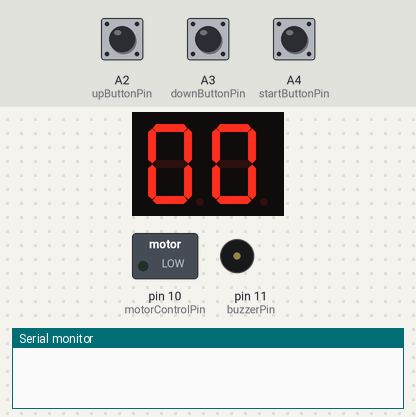
This sketch was run on a simulated Arduino Uno, built with avr-gcc and run on an emulated ATmega328P. Parts: 2-digit seven-segment display, switched loads named in the sketch (green lamp = pin HIGH), buzzer (waves = sounding, pin HIGH), the last lines printed to the serial monitor. Wiring (inferred from the names in the program): 2-digit 7-segment display, segments lit when HIGH: segments pin 2, pin 3, pin 4, pin 5, pin 6, pin 7, pin 8, pin 9; digit selects A0, A1. Dashed ring = blinking. The inputs (shaded band) are chosen by the test bench; at power-on: A4 (startButtonPin) HIGH, A2 (upButtonPin) HIGH, A3 (downButtonPin) HIGH. EEPROM starts erased; the segment pins are drawn as the display they are named for; pins used as bus, display or sensor lines are not drawn.

Above: at 1.8 s.
1.9 s: A4 (startButtonPin) pulled LOW for 1 s
At 4.1 s:
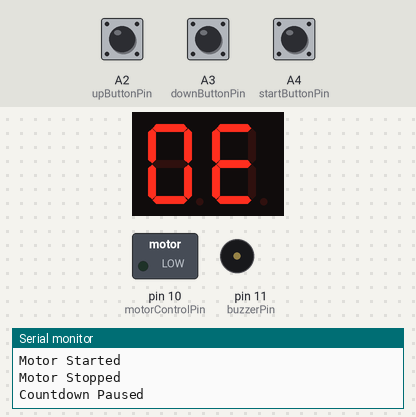
4.4 s: A2 (upButtonPin) pulled LOW for 0.15 s
At 5.7 s:
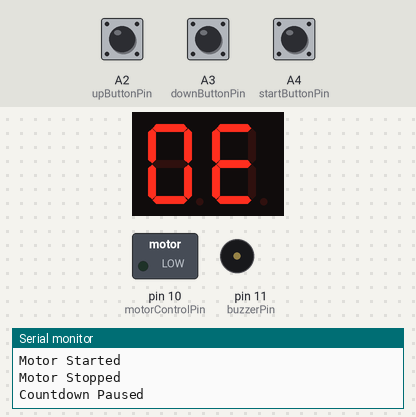
6.0 s: A4 (startButtonPin) pulled LOW for 0.15 s
At 7.4 s:
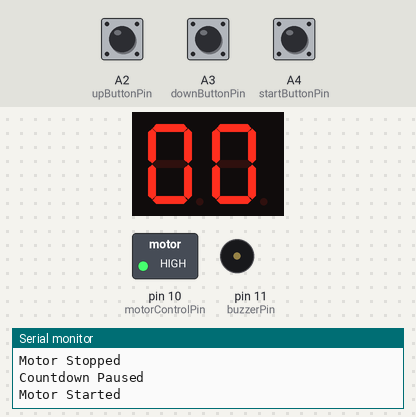
7.6 s: A2 (upButtonPin) pulled LOW for 1 s
9.2 s: A4 (startButtonPin) pulled LOW for 3.2 s
At 10.9 s:
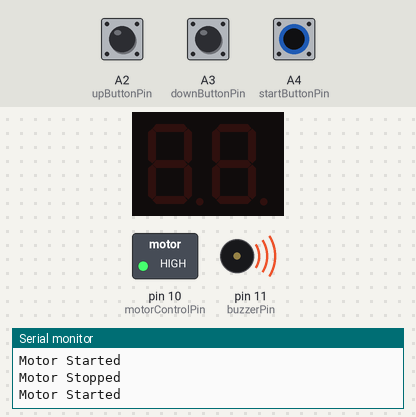
13.9 s: A3 (downButtonPin) pulled LOW for 1 s
At 15.3 s:
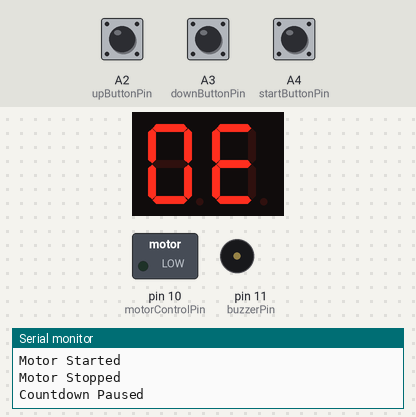
Timing chart, 0 to 16.9 s (numbered marks = the images above; inputs shaded):
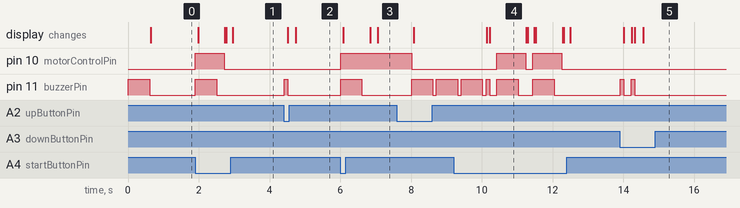

The sketch:

withe_CC.ino
```cpp
#include <EEPROM.h>  // إضافة مكتبة EEPROM

// تعريف منافذ التوصيل للشاشة 7-segment
byte segPin[8] = {2, 3, 4, 5, 6, 7, 8, 9}; // {a,b,c,d,e,f,g,dp}
byte digitPin[2] = {A0, A1}; // منافذ الشاشة

// تعريف منافذ الأزرار
const int upButtonPin = A2;   // زر UP متصل بالمنفذ A2
const int downButtonPin = A3; // زر DOWN متصل بالمنفذ A3
const int startButtonPin = A4; // زر START متصل بالمنفذ A4

// تعريف limit switch
const int limitSwitchPin = A5; // limit switch متصل بالمنفذ A5

// تعريف منفذ التحكم في الموتور
const int motorControlPin = 10; // منفذ التحكم في الموتور (ترانزستور)

// تعريف منفذ الجرس
const int buzzerPin = 11; // منفذ الجرس

// تعريف قيم الأرقام من 0 إلى 9 على الشاشة 7-segment (كاثود مشترك)
byte segValue[10][7] = {
   {1, 1, 1, 1, 1, 1, 0}, //0
   {0, 1, 1, 0, 0, 0, 0}, //1
   {1, 1, 0, 1, 1, 0, 1}, //2
   {1, 1, 1, 1, 0, 0, 1}, //3
   {0, 1, 1, 0, 0, 1, 1}, //4
   {1, 0, 1, 1, 0, 1, 1}, //5
   {1, 0, 1, 1, 1, 1, 1}, //6
   {1, 1, 1, 0, 0, 0, 0}, //7
   {1, 1, 1, 1, 1, 1, 1}, //8
   {1, 1, 1, 1, 0, 1, 1}  //9
};

// تعريف قيم الحروف "O" و "F" على الشاشة 7-segment (كاثود مشترك)
byte segValueOF[2][7] = {
  {1, 1, 1, 1, 1, 1, 0}, // O
  {1, 0, 0, 1, 1, 1, 1}  // F
};

// متغيرات لتخزين الرقم الحالي وحالة العد التنازلي
int currentNumber = 0;  // الرقم الحالي
int lastNumber = 0;     // الرقم الأخير الذي اختاره المستخدم
bool countdownStarted = false;
bool displayOF = false;  // متغير للتحكم في عرض "OF"
unsigned long previousMillis = 0;
const long interval = 1000;  // 1 ثانية للعد التنازلي

void setup() {
  Serial.begin(9600);

  // ضبط منافذ الشاشة كمخارج
  for (int i = 0; i < 8; i++) {
    pinMode(segPin[i], OUTPUT);
  }

  // ضبط منافذ أرقام الشاشة كمخارج
  pinMode(digitPin[0], OUTPUT);
  pinMode(digitPin[1], OUTPUT);

  // ضبط الأزرار كمداخل مع المقاومات الداخلية
  pinMode(upButtonPin, INPUT_PULLUP);
  pinMode(downButtonPin, INPUT_PULLUP);
  pinMode(startButtonPin, INPUT_PULLUP); // حالة زر START
  pinMode(limitSwitchPin, INPUT_PULLUP); // limit switch

  // ضبط منفذ التحكم في الموتور
  pinMode(motorControlPin, OUTPUT); // إعداد المنفذ كخرج

  // ضبط منفذ الجرس
  pinMode(buzzerPin, OUTPUT); // إعداد المنفذ كخرج

  // قراءة الرقم المحفوظ من EEPROM عند بدء التشغيل
  currentNumber = EEPROM.read(0); // قراءة الرقم من العنوان 0 في EEPROM
  if (currentNumber > 99) { // التأكد من أن الرقم في النطاق
    currentNumber = 0; // إعادة تعيين الرقم إذا كان خارج النطاق
  }
  lastNumber = currentNumber; // حفظ الرقم الحالي كرقم أخير
  display_N(currentNumber); // عرض الرقم المحفوظ
  soundBuzzer(600); // إصدار صوت عند بدء التشغيل (600 مللي ثانية)
}

void loop() {
  // قراءة حالة الأزرار
  bool upButtonState = digitalRead(upButtonPin) == LOW;
  bool downButtonState = digitalRead(downButtonPin) == LOW;
  bool startButtonState = digitalRead(startButtonPin) == LOW; // حالة زر START

  // التحقق من الضغط على زر START/STOP
  if (startButtonState) {
    if (countdownStarted) {
      countdownStarted = false; // إيقاف العد التنازلي
      stopMotor(); // إيقاف الموتور
      displayOF = true; // عرض "OF" على الشاشة
      Serial.println("Countdown Paused"); // طباعة رسالة للإيقاف
    } else {
      countdownStarted = true; // بدء العد التنازلي
      previousMillis = millis(); // بدء العد التنازلي
      startMotor(); // تشغيل الموتور
      displayOF = false; // عدم عرض "OF"
      soundBuzzer(600); // إصدار صوت عند بدء العد (600 مللي ثانية)
    }
    delay(200); // تأخير لمنع التكرار السريع
  }

  // تحديث الشاشة حسب حالة العرض
  if (displayOF) {
    display_OF(); // عرض "OF" على الشاشة
  } else if (countdownStarted) {
    // التحقق من حالة العد التنازلي وتحديث الرقم
    unsigned long currentMillis = millis();
    if (currentMillis - previousMillis >= interval) {
      previousMillis = currentMillis;
      if (currentNumber > 0) {
        currentNumber--; // تقليل الرقم
      } else {
        countdownStarted = false; // إنهاء العد التنازلي
        stopMotor(); // إيقاف الموتور عند الانتهاء

        // إصدار 3 أصوات عند انتهاء العد
        for (int i = 0; i < 3; i++) {
          soundBuzzer(600); // إصدار صوت عند انتهاء العد (600 مللي ثانية)
          delay(100); // تأخير صغير بين الأصوات
        }

        // العودة إلى آخر رقم اختاره المستخدم
        currentNumber = lastNumber; // إعادة الرقم إلى آخر قيمة
        EEPROM.write(0, currentNumber); // تحديث الرقم في EEPROM
      }
    }
    display_N(currentNumber); // عرض الرقم الحالي أثناء العد التنازلي
  } else {
    // تحديث الشاشة بالرقم الحالي عند عدم تشغيل العد
    display_N(currentNumber);
  }

  // إذا تم الضغط على زر UP
  if (!countdownStarted && upButtonState) {
    if (currentNumber < 99) {
      currentNumber++; // زيادة الرقم
      lastNumber = currentNumber; // حفظ الرقم الأخير
      EEPROM.write(0, currentNumber); // تخزين الرقم في EEPROM
      soundBuzzer(100); // إصدار صوت عادي عند الضغط على زر UP
      delay(200); // تأخير لمنع التكرار السريع
    }
  }

  // إذا تم الضغط على زر DOWN
  if (!countdownStarted && downButtonState) {
    if (currentNumber > 0) {
      currentNumber--; // تقليل الرقم
      lastNumber = currentNumber; // حفظ الرقم الأخير
      EEPROM.write(0, currentNumber); // تخزين الرقم في EEPROM
      soundBuzzer(100); // إصدار صوت عادي عند الضغط على زر DOWN
      delay(200); // تأخير لمنع التكرار السريع
    }
  }
}

// تشغيل الموتور
void startMotor() {
  digitalWrite(motorControlPin, HIGH); // تفعيل الترانزستور
  Serial.println("Motor Started");
}

// إيقاف الموتور
void stopMotor() {
  digitalWrite(motorControlPin, LOW); // إيقاف الترانزستور
  Serial.println("Motor Stopped");
}

// إصدار صوت من الجرس
void soundBuzzer(int duration) {
  digitalWrite(buzzerPin, HIGH); // تفعيل الجرس
  delay(duration); // مدة الصوت
  digitalWrite(buzzerPin, LOW); // إيقاف الجرس
}

// دالة لعرض الرقم على الشاشة 7-segment
void display_N(int number) {
  int tens = number / 10;
  int ones = number % 10;
  segOutput(0, tens);
  segOutput(1, ones);
}

// دالة لعرض "OF" على الشاشة
void display_OF() {
  segOutputCustom(0, 0); // عرض "O" على الرقم الأول
  segOutputCustom(1, 1); // عرض "F" على الرقم الثاني
}

// دالة لإخراج الأرقام على الشاشة 7-segment
void segOutput(int digit, int number) {
  digitalWrite(digitPin[digit], LOW); // تفعيل الشاشة المطلوبة
  for (int i = 0; i < 7; i++) {
    digitalWrite(segPin[i], segValue[number][i]);
  }
  delay(5); // تأخير قصير
  digitalWrite(digitPin[digit], HIGH); // إيقاف الشاشة
}

// دالة لإخراج قيم الحروف O و F على الشاشة
void segOutputCustom(int digit, int letter) {
  digitalWrite(digitPin[digit], LOW); // تفعيل الشاشة المطلوبة
  for (int i = 0; i < 7; i++) {
    digitalWrite(segPin[i], segValueOF[letter][i]); // إخراج حرف O أو F
  }
  delay(5); // تأخير قصير
  digitalWrite(digitPin[digit], HIGH); // إيقاف الشاشة
}
```

Measured:
- after the input at 1.9 s, pin 10 (motorControlPin): LOW → HIGH at once, → LOW 0.81 s later; pin 11 (buzzerPin): LOW → HIGH at once, → LOW 0.60 s later; the display: first changes after 0.08 s (image 1 shows a later state)
- after the input at 4.4 s, pin 11 (buzzerPin): LOW → HIGH at once, → LOW 0.10 s later; the display: first changes after 0.11 s (image 2 shows a later state)
- after the input at 6.0 s, pin 10 (motorControlPin): LOW → HIGH at once; pin 11 (buzzerPin): LOW → HIGH at once, → LOW 0.60 s later; the display: first changes after 0.08 s (image 3 shows a later state)
- after the input at 9.2 s, pin 10 (motorControlPin): alternates HIGH for 0.81 s and LOW for 0.21 s, 4 changes in all, then stays LOW, starting after 1.2 s
- after the input at 13.9 s, pin 11 (buzzerPin): alternates HIGH for 0.10 s and LOW for 0.21 s, 4 changes in all, then stays LOW, starting at once; the display: first changes after 0.11 s (image 5 shows a later state)
- what the display in image 4 shows lasts 1.1 s, from 10.2 s to 11.3 s
